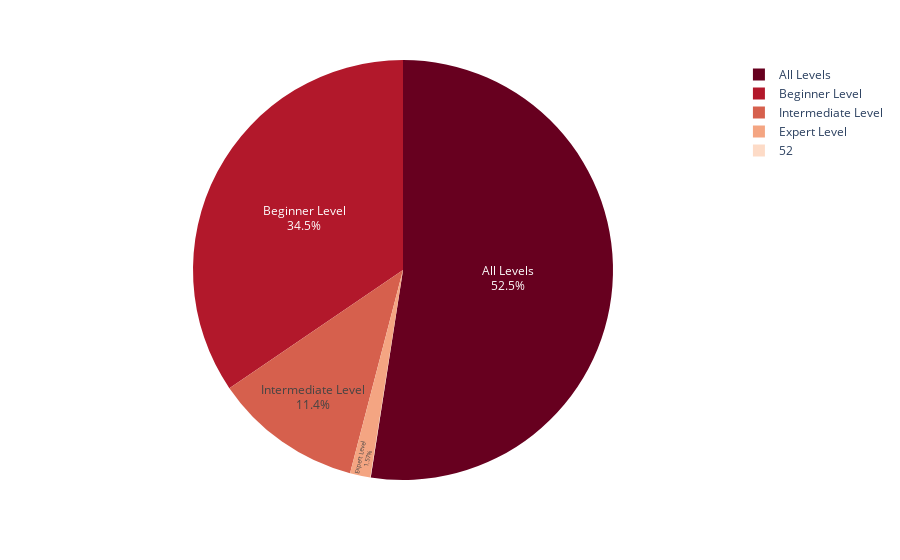

The code cell stored with this chart in its notebook:
### Code cell
# What is the distribution of courses per levels
fig = px.pie(df_levels, values='Number', names='Level', color_discrete_sequence=px.colors.sequential.RdBu)
fig.update_traces(textposition='inside', textinfo='percent+label')
fig.show()

### Figure 1 — Plotly figure (JSON) as saved in the notebook; plotly's stock layout.template omitted (floating-point values rounded to 4 significant figures)
{"data": [{"domain": {"x": [0, 1], "y": [0, 1]}, "hovertemplate": "Level=%{label}<br>Number=%{value}<extra></extra>", "labels": ["All Levels", "Beginner Level", "Intermediate Level", "Expert Level", "52"], "legendgroup": "", "name": "", "showlegend": true, "textinfo": "percent+label", "textposition": "inside", "type": "pie", "values": [1932, 1271, 421, 58, 1]}], "layout": {"autosize": true, "legend": {"tracegroupgap": 0}, "margin": {"t": 60}, "piecolorway": ["rgb(103,0,31)", "rgb(178,24,43)", "rgb(214,96,77)", "rgb(244,165,130)", "rgb(253,219,199)", "rgb(247,247,247)", "rgb(209,229,240)", "rgb(146,197,222)", "rgb(67,147,195)", "rgb(33,102,172)", "rgb(5,48,97)"]}}
